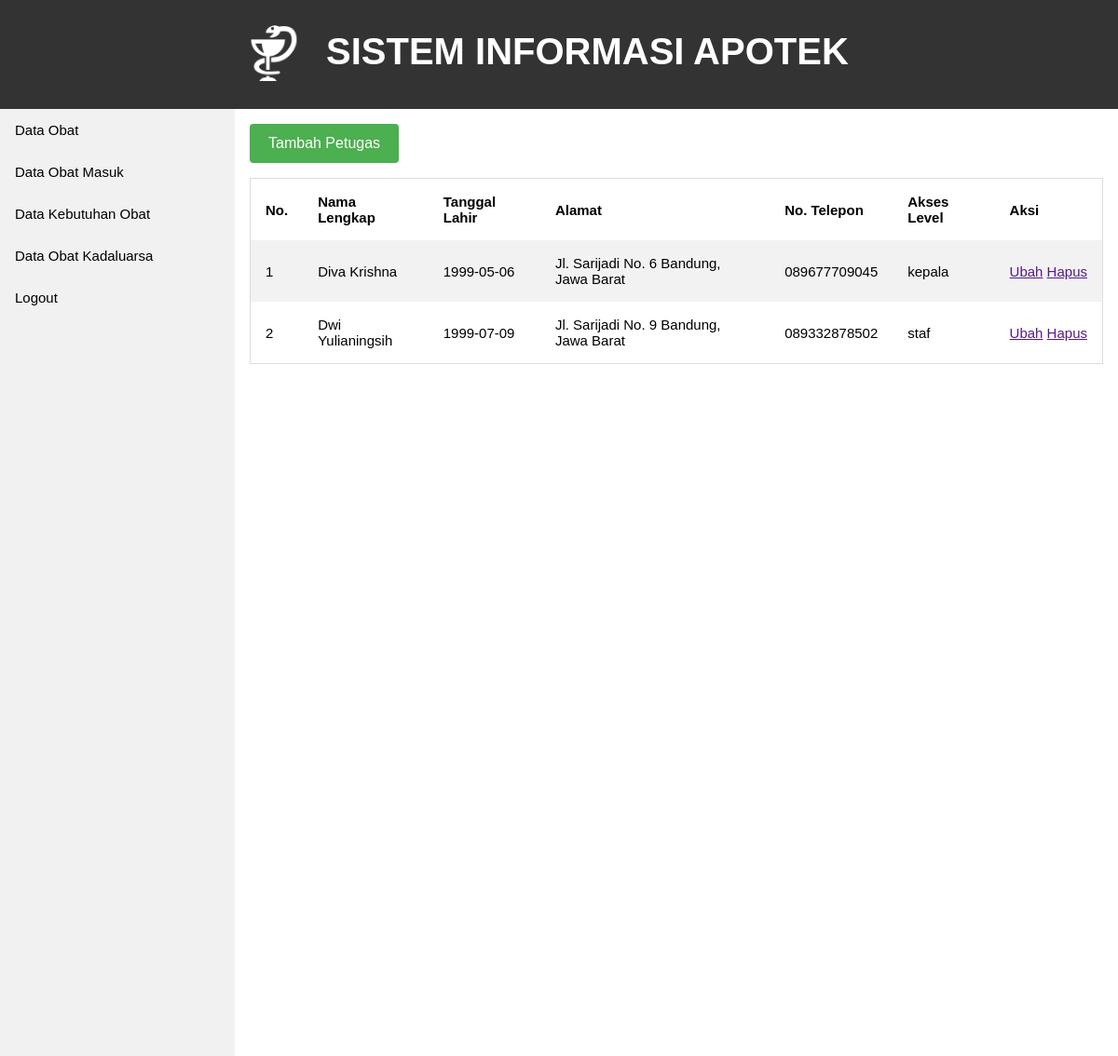
Screenshot of /petugas.php (signed in) with the database file from the repository.
### tables this page shows
CREATE TABLE `petugas` (
  `username` varchar(20) NOT NULL,
  `password` varchar(20) NOT NULL,
  `nama_lengkap` varchar(35) NOT NULL,
  `tanggal_lahir` date NOT NULL,
  `alamat` varchar(100) NOT NULL,
  `no_telepon` varchar(15) NOT NULL,
  `akses_level` varchar(10) NOT NULL
);

### database.php (called while the page is built, shortened)
<?php
class Database{
  public $conn;
  public $host = "localhost";
  public $user = "root";
  public $pass = "";
  public $db   = "proyek_1";
  public function __construct(){
    $this->conn = new mysqli($this->host, $this->user, $this->pass, $this->db);
  }
  public function read($table, $where=null, $join=null){
    $sql = "SELECT * FROM $table";
    if($where != null){
      if($join != null){
        $sql .= " $join WHERE $where";
      }
      else{
        $sql .= " WHERE $where";
      }
    }else{
      $sql .= " $join";
    }
    $query = $this->conn->query($sql);
    return $query->fetch_all(MYSQLI_BOTH);
  }
}
 ?>

### petugas.php (the view, shortened to what this page needs)
<?php
include_once('header.php');
include_once('database.php');
$db = new Database();
$data = $db->read("petugas");
$no = 1;
?>
<button onclick="functionHide()" class="button">Tambah Petugas</button>
<table>
<tr>
<th>No.</th>
<th>Nama Lengkap</th>
<th>Tanggal Lahir</th>
<th>Alamat</th>
<th>No. Telepon</th>
<th>Akses Level</th>
<th>Aksi</th>
</tr>
<?php
foreach($data as $row){
?>
<tr>
<td><?php echo $no++; ?></td>
<td><?php echo $row['nama_lengkap']; ?></td>
<td><?php echo $row['tanggal_lahir']; ?></td>
<td><?php echo $row['alamat']; ?></td>
<td><?php echo $row['no_telepon']; ?></td>
<td><?php echo $row['akses_level']; ?></td>
<td><a href="">Ubah</a>&nbsp;<a href="">Hapus</a></td>
</tr>
<?php
}
?>
</table>
<?php include_once('footer.php');?>

### style.css (style rules this page uses)
body { margin: 0; font-family: Verdana, Geneva, Tahoma, sans-serif; font-size: 15px; }
.button { background-color: #4CAF50; border: none; color: white; padding: 12px 20px; text-align: center; text-decoration: none; display: inline-block; font-size: 16px; border-radius: 4px; }
table { border-collapse: collapse; border-spacing: 0; width: 100%; border: 1px solid #ddd; margin-top: 16px; }
th, td { text-align: left; padding: 16px; }
tr:nth-child(even) { background-color: #f2f2f2 }

### rows the page displays
petugas: nama_lengkap "Diva Krishna", tanggal_lahir "1999-05-06", alamat "Jl. Sarijadi No. 6 Bandung, Jawa Barat", no_telepon "089677709045", akses_level "kepala"
petugas: nama_lengkap "Dwi Yulianingsih", tanggal_lahir "1999-07-09", alamat "Jl. Sarijadi No. 9 Bandung, Jawa Barat", no_telepon "089332878502", akses_level "staf"
